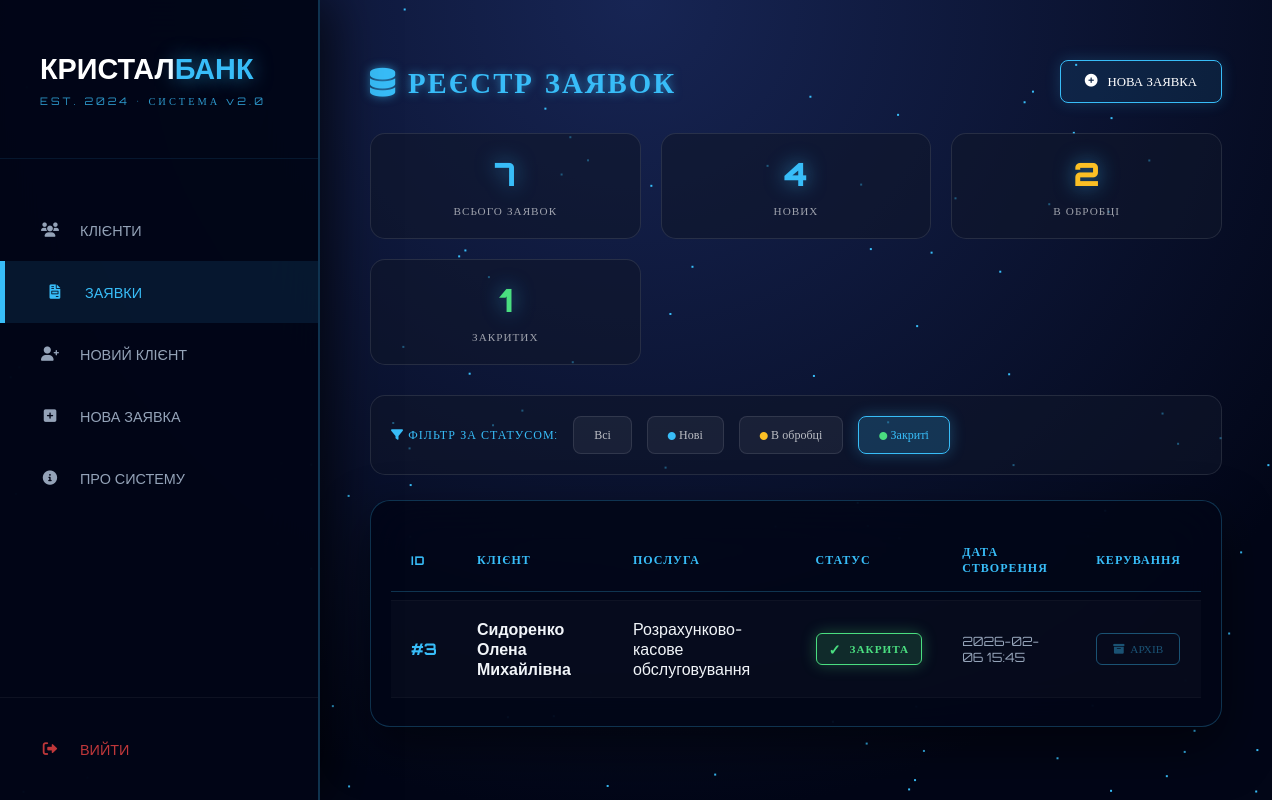
The page /requests?status=Закрита (signed in) on the database its author committed.
### tables this page shows
CREATE TABLE requests (
            id INTEGER PRIMARY KEY AUTOINCREMENT,
            client_id INTEGER NOT NULL,
            service TEXT NOT NULL,
            status TEXT NOT NULL DEFAULT 'Нова' CHECK(status IN ('Нова', 'В обробці', 'Закрита')),
            created_at TIMESTAMP DEFAULT CURRENT_TIMESTAMP,
            updated_at TIMESTAMP DEFAULT CURRENT_TIMESTAMP,
            FOREIGN KEY (client_id) REFERENCES clients (id) ON DELETE CASCADE
        );

CREATE TABLE clients (
            id INTEGER PRIMARY KEY AUTOINCREMENT,
            name TEXT NOT NULL,
            phone TEXT NOT NULL UNIQUE,
            type TEXT NOT NULL CHECK(type IN ('Фізична особа', 'Юридична особа')),
            created_at TIMESTAMP DEFAULT CURRENT_TIMESTAMP,
            updated_at TIMESTAMP DEFAULT CURRENT_TIMESTAMP
        );

### app.py (the view, shortened to what this page needs)
@app.route("/requests")
@login_required
def requests_page():
    status_filter = request.args.get('status', '')
    db = get_db()
    if status_filter and status_filter in ['Нова', 'В обробці', 'Закрита']:
        reqs = db.execute("""
            SELECT requests.*, clients.name AS client_name
            FROM requests
            JOIN clients ON requests.client_id = clients.id
            WHERE requests.status = ?
            ORDER BY requests.created_at DESC
        """, (status_filter,)).fetchall()
    stats = {
        "total": db.execute("SELECT COUNT(*) FROM requests").fetchone()[0],
        "new": db.execute("SELECT COUNT(*) FROM requests WHERE status='Нова'").fetchone()[0],
        "processing": db.execute("SELECT COUNT(*) FROM requests WHERE status='В обробці'").fetchone()[0],
        "closed": db.execute("SELECT COUNT(*) FROM requests WHERE status='Закрита'").fetchone()[0]
    }
    return render_template("requests.html", requests=reqs, status_filter=status_filter, stats=stats)

### app.py (called while the page is built)
@app.after_request
def set_security_headers(response):
    response.headers['X-Content-Type-Options'] = 'nosniff'
    response.headers['X-Frame-Options'] = 'DENY'
    response.headers['X-XSS-Protection'] = '1; mode=block'
    response.headers['Strict-Transport-Security'] = 'max-age=31536000; includeSubDomains'
    response.headers['Content-Security-Policy'] = "default-src 'self' 'unsafe-inline' https://cdnjs.cloudflare.com https://cdn.jsdelivr.net https://fonts.googleapis.com https://bank.gov.ua; img-src 'self' data:;"
    return response

def login_required(f):
    @wraps(f)
    def decorated(*args, **kwargs):
        if "user" not in session:
            flash("Будь ласка, увійдіть в систему", "error")
            return redirect("/login")
        return f(*args, **kwargs)
    return decorated

### db.py (called while the page is built)
def get_db():
    conn = sqlite3.connect(DB_NAME, check_same_thread=False)
    conn.row_factory = sqlite3.Row
    conn.execute("PRAGMA foreign_keys = ON")
    conn.execute("PRAGMA journal_mode = WAL")  # Write-Ahead Logging для кращої продуктивності
    return conn

### templates/requests.html (shortened to what this page needs)
{% extends "base.html" %}
{% block content %}
<div class="content-wrapper">
    <div class="page-header">
        <h2 class="page-title">
            <i class="fas fa-database"></i> РЕЄСТР ЗАЯВОК
        </h2>
        <a href="/add-request" class="btn-cyber-main">
            <i class="fas fa-plus-circle"></i> НОВА ЗАЯВКА
        </a>
    </div>
    <div class="stats-grid">
        <div class="stat-card">
            <div class="stat-number">{{ stats.total }}</div>
            <div class="stat-label">ВСЬОГО ЗАЯВОК</div>
        </div>
        <div class="stat-card">
            <div class="stat-number" style="color: var(--accent);">{{ stats.new }}</div>
            <div class="stat-label">НОВИХ</div>
        </div>
        <div class="stat-card">
            <div class="stat-number" style="color: #fbbf24;">{{ stats.processing }}</div>
            <div class="stat-label">В ОБРОБЦІ</div>
        </div>
        <div class="stat-card">
            <div class="stat-number" style="color: #4ade80;">{{ stats.closed }}</div>
            <div class="stat-label">ЗАКРИТИХ</div>
        </div>
    </div>
    <div class="filters-section">
        <span class="filter-label">
            <i class="fas fa-filter"></i> ФІЛЬТР ЗА СТАТУСОМ:
        </span>
        <a href="/requests" class="filter-btn {% if not status_filter %}active{% endif %}">
            Всі
        </a>
        <a href="/requests?status=Нова" class="filter-btn {% if status_filter == 'Нова' %}active{% endif %}">
            <i class="fas fa-circle" style="color: var(--accent); font-size: 0.5rem;"></i> Нові
        </a>
        <a href="/requests?status=В обробці" class="filter-btn {% if status_filter == 'В обробці' %}active{% endif %}">
            <i class="fas fa-circle" style="color: #fbbf24; font-size: 0.5rem;"></i> В обробці
        </a>
        <a href="/requests?status=Закрита" class="filter-btn {% if status_filter == 'Закрита' %}active{% endif %}">
            <i class="fas fa-circle" style="color: #4ade80; font-size: 0.5rem;"></i> Закриті
        </a>
    </div>
    <div class="table-responsive">
        <table class="cyber-table">
            <thead>
                <tr>
                    <th>ID</th>
                    <th>КЛІЄНТ</th>
                    <th>ПОСЛУГА</th>
                    <th>СТАТУС</th>
                    <th>ДАТА СТВОРЕННЯ</th>
                    <th>КЕРУВАННЯ</th>
                </tr>
            </thead>
            <tbody>
                {% if requests %}
                    {% for r in requests %}
                    <tr>
                        <td style="color: var(--accent); font-family: 'Orbitron'; font-weight: bold;">
                            #{{ r.id }}
                        </td>
                        <td>
                            <strong>{{ r.client_name }}</strong>
                        </td>
                        <td>{{ r.service }}</td>
                        <td>
                            {% if r.status == 'Нова' %}
                                <span class="status-badge status-new">
                                    <span class="status-icon">●</span> {{ r.status }}
                                </span>
                            {% elif r.status == 'В обробці' %}
                                <span class="status-badge status-processing">
                                    <span class="status-icon">⟳</span> {{ r.status }}
                                </span>
                            {% else %}
                                <span class="status-badge status-closed">
                                    <span class="status-icon">✓</span> {{ r.status }}
                                </span>
                            {% endif %}
                        </td>
                        <td style="font-family: 'Orbitron'; font-size: 0.8rem; color: #94a3b8;">
                            {{ r.created_at[:16] }}
                        </td>
                        <td>
                            {% if r.status != "Закрита" %}
                                <a href="/request/{{ r.id }}/status" class="btn-action-small">
                                    <i class="fas fa-arrow-right"></i> ДАЛІ
                                </a>
                            {% else %}
                                <span class="btn-action-small btn-action-disabled">
                                    <i class="fas fa-archive"></i> АРХІВ
                                </span>
                            {% endif %}
                        </td>
                    </tr>
                    {% endfor %}
                {% endif %}
            </tbody>
        </table>
    </div>
</div>
{% endblock %}

### templates/base.html (style rules this page uses)
:root { --accent: #38bdf8; --accent-glow: rgba(56, 189, 248, 0.6); --bg-dark-main: #0b1222; --sidebar-w: 320px; --card-bg-dark: rgba(2, 6, 23, 0.88); --glass-border: rgba(56, 189, 248, 0.25); --success: #00ff88; --warning: #fbbf24; --error: #ef4444; }
* { margin: 0; padding: 0; box-sizing: border-box; }
body { color: #f1f5f9; font-family: 'Inter', sans-serif; display: flex; min-height: 100vh; overflow-x: hidden; background: #0b1222; position: relative; }

### templates/requests.html (style rules this page uses)
.content-wrapper { animation: fadeIn 0.8s ease-out; padding-top: 10px; }
.page-header { display: flex; justify-content: space-between; align-items: center; margin-bottom: 30px; }
.page-title { font-family: 'Orbitron'; color: var(--accent); letter-spacing: 2px; text-shadow: 0 0 10px var(--accent-glow); margin: 0; font-size: 1.8rem; }
.stats-grid { display: grid; grid-template-columns: repeat(auto-fit, minmax(200px, 1fr)); gap: 20px; margin-bottom: 30px; }
.stat-card { background: rgba(15, 23, 42, 0.6); border: 1px solid rgba(255, 255, 255, 0.1); border-radius: 15px; padding: 20px; text-align: center; transition: 0.3s; position: relative; overflow: hidden; }
.stat-card::before { content: ''; position: absolute; top: 0; left: -100%; width: 100%; height: 3px; background: linear-gradient(90deg, transparent, var(--accent), transparent); transition: 0.5s; }
.stat-number { font-family: 'Orbitron'; font-size: 2rem; font-weight: 900; color: var(--accent); margin-bottom: 10px; text-shadow: 0 0 20px var(--accent-glow); }
.stat-label { font-family: 'Orbitron'; font-size: 0.7rem; color: rgba(255, 255, 255, 0.6); letter-spacing: 1px; }
.filters-section { background: rgba(15, 23, 42, 0.6); border: 1px solid rgba(255, 255, 255, 0.1); border-radius: 15px; padding: 20px; margin-bottom: 25px; display: flex; gap: 15px; align-items: center; flex-wrap: wrap; }
.filter-label { font-family: 'Orbitron'; font-size: 0.75rem; color: var(--accent); letter-spacing: 1px; }
.filter-btn { padding: 10px 20px; background: rgba(255, 255, 255, 0.05); border: 1px solid rgba(255, 255, 255, 0.1); border-radius: 8px; color: rgba(255, 255, 255, 0.7); font-family: 'Orbitron'; font-size: 0.75rem; cursor: pointer; transition: 0.3s; text-decoration: none; display: inline-block; }
.filter-btn.active { background: rgba(56, 189, 248, 0.2); border-color: var(--accent); color: var(--accent); box-shadow: 0 0 15px rgba(56, 189, 248, 0.3); }
.btn-cyber-main { background: rgba(56, 189, 248, 0.1); border: 1px solid var(--accent); color: #fff; padding: 12px 24px; border-radius: 8px; font-family: 'Orbitron'; text-decoration: none; font-size: 0.8rem; transition: 0.3s; box-shadow: 0 0 15px rgba(56, 189, 248, 0.2); display: inline-flex; align-items: center; gap: 10px; }
.table-responsive { background: var(--card-bg-dark) !important; border: 1px solid var(--glass-border) !important; border-radius: 20px; padding: 20px; backdrop-filter: blur(25px); box-shadow: 0 20px 50px rgba(0,0,0,0.5); overflow-x: auto; }
.cyber-table { width: 100%; border-collapse: separate; border-spacing: 0 8px; color: #f1f5f9; min-width: 800px; }
.cyber-table th { text-align: left; padding: 15px 20px; color: var(--accent); font-family: 'Orbitron'; font-size: 0.75rem; letter-spacing: 1px; border-bottom: 1px solid var(--glass-border); }
.cyber-table tbody tr { transition: all 0.4s cubic-bezier(0.25, 0.8, 0.25, 1); background: rgba(255, 255, 255, 0.02); }
.cyber-table td { padding: 18px 20px; border-top: 1px solid rgba(255, 255, 255, 0.03); border-bottom: 1px solid rgba(255, 255, 255, 0.03); }
.status-badge { font-weight: bold; text-transform: uppercase; font-size: 0.7rem; padding: 6px 12px; border-radius: 6px; display: inline-flex; align-items: center; gap: 8px; font-family: 'Orbitron'; letter-spacing: 1px; animation: pulse 2s ease-in-out infinite; }
.status-closed { background: rgba(74, 222, 128, 0.15); color: #4ade80; border: 1px solid #4ade80; box-shadow: 0 0 15px rgba(74, 222, 128, 0.3); }
.status-icon { font-size: 0.9rem; }
.btn-action-small { font-size: 0.7rem; padding: 8px 16px; background: transparent; border: 1px solid var(--accent); color: var(--accent); border-radius: 6px; text-decoration: none; transition: 0.3s; font-family: 'Orbitron'; display: inline-flex; align-items: center; gap: 6px; }
.btn-action-disabled { opacity: 0.4; cursor: not-allowed; pointer-events: none; }

### rows shown on the page
requests: id "3", client_name "Сидоренко Олена Михайлівна", service "Розрахунково-касове обслуговування", status "ЗАКРИТА", created_at "2026-02-06 15:45", shows "АРХІВ"

### other values the page prints
{{ stats.total }} "7"
{{ stats.new }} "4"
{{ stats.processing }} "2"
{{ stats.closed }} "1"
